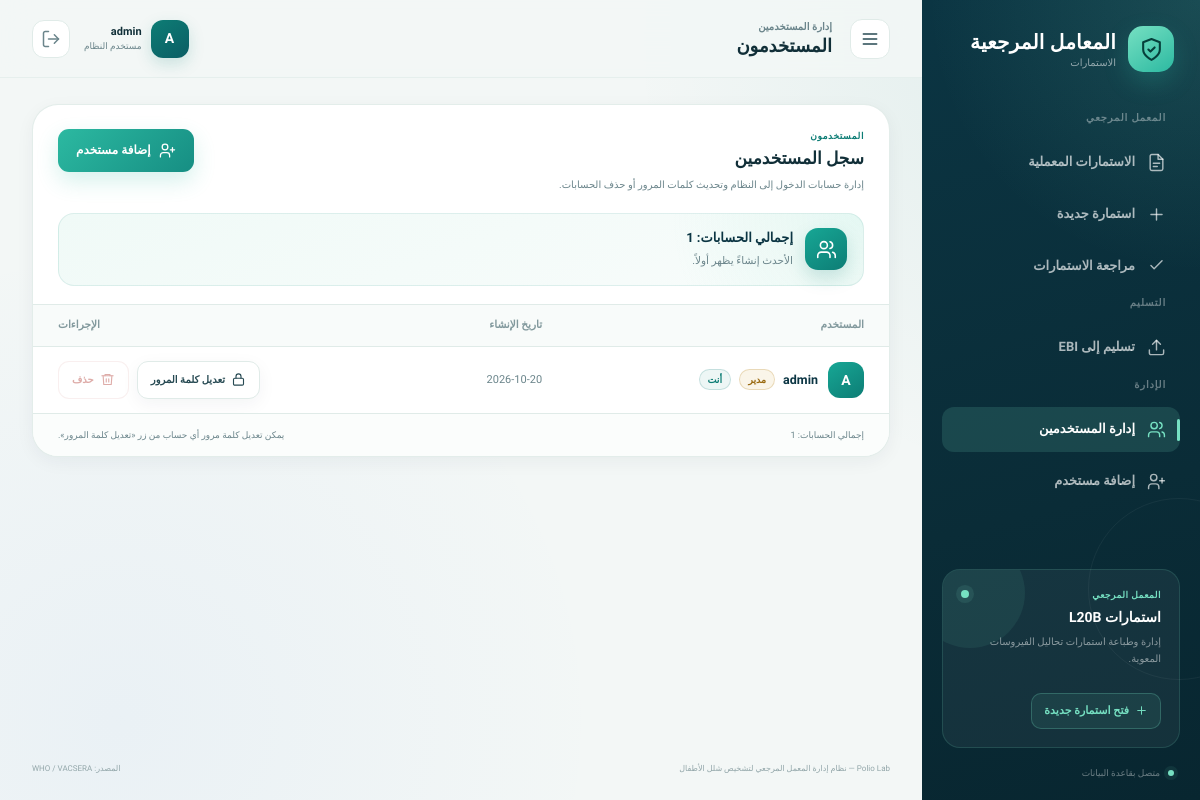
The app's page /users (signed in) with its own data.
### tables this page shows
CREATE TABLE users (
    id INTEGER PRIMARY KEY AUTOINCREMENT,
    username TEXT NOT NULL UNIQUE COLLATE NOCASE,
    password_hash TEXT NOT NULL,
    created_at TEXT NOT NULL DEFAULT CURRENT_TIMESTAMP
, role TEXT NOT NULL DEFAULT 'user');

### app.py (the view)
@bp.get("/users")
@login_required
@admin_required
def users_page():
    current_username = current_session_user()["username"]
    users = [
        dict(row)
        for row in get_db().execute(
            "SELECT id, username, role, created_at FROM users ORDER BY created_at DESC, id DESC"
        ).fetchall()
    ]
    for user in users:
        user["is_current"] = user["username"].casefold() == current_username.casefold()
    return render_template(
        "users.html",
        users=users,
        created=clean_text(request.args.get("created")),
        updated=clean_text(request.args.get("updated")),
        deleted=clean_text(request.args.get("deleted")),
        error=clean_text(request.args.get("error")),
    )

### app.py (called while the page is built)
def get_db():
    if "db" not in g:
        g.db = sqlite3.connect(current_app.config["DATABASE"])
        g.db.row_factory = sqlite3.Row
        g.db.execute("PRAGMA foreign_keys = ON")
    return g.db

def clean_text(value):
    return str(value or "").strip()

def current_session_user():
    if "_current_session_user" in g:
        return g._current_session_user
    username = clean_text(session.get("user"))
    user = None
    if username:
        user = get_db().execute(
            "SELECT id, username, role FROM users WHERE username = ?", (username,)
        ).fetchone()
        if user is None:
            session.pop("user", None)
    g._current_session_user = user
    return user

def login_required(view):
    @wraps(view)
    def wrapped(*args, **kwargs):
        if current_session_user():
            return view(*args, **kwargs)
        if request.path.startswith("/api/"):
            return jsonify({"error": "يجب تسجيل الدخول أولًا"}), 401
        target = request.full_path.rstrip("?")
        return redirect(url_for("main.login_page", next=target))
    return wrapped

def admin_required(view):
    @wraps(view)
    def wrapped(*args, **kwargs):
        user = current_session_user()
        if user is None or user["role"] != "admin":
            abort(403)
        return view(*args, **kwargs)
    return wrapped

def logo_dir():
    path = Path(current_app.config["LOGOS_DIR"])
    path.mkdir(parents=True, exist_ok=True)
    return path

def fixed_image(kind):
    directory = Path(current_app.config["FIXED_IMAGES_DIR"])
    for extension in FIXED_IMAGE_EXTENSIONS:
        candidate = directory / f"{kind}{extension}"
        if candidate.is_file():
            return {
                "url": url_for("main.fixed_file", filename=candidate.name),
                "version": int(candidate.stat().st_mtime),
            }
    return None

def logo_paths():
    try:
        entries = sorted(
            (
                entry
                for entry in logo_dir().iterdir()
                if entry.is_file() and entry.suffix.lower() in LOGO_EXTENSIONS
            ),
            key=lambda entry: entry.name.lower(),
        )
    except OSError:
        entries = []
    right, left = [], []
    for index, entry in enumerate(entries):
        (right if index % 2 == 0 else left).append(entry)
    return right, left

### templates/users.html (shortened to what this page needs)
<!DOCTYPE html>
<html lang="ar" dir="rtl">
<head>
    <link rel="stylesheet" href="{{ url_for('static', filename='css/styles.css') }}">
    <link rel="stylesheet" href="{{ url_for('static', filename='css/users.css') }}">
</head>
<body class="users-page">
    {% set active_nav = 'users' %}
    <div class="app-shell">
        {% include "_sidebar.html" %}
        <div class="app-main">
            <header class="topbar no-print">
                <button class="icon-button menu-button" id="menu-button" type="button" aria-label="فتح القائمة">
                    <svg class="icon"><use href="#icon-menu"></use></svg>
                </button>
                <div class="page-heading">
                    <span>إدارة المستخدمين</span>
                    <h2>المستخدمون</h2>
                </div>
                <div class="topbar-actions">
                    <div class="user-chip">
                        <span class="user-avatar">{{ (current_user[0] if current_user else 'م')|upper }}</span>
                        <span class="user-copy">
                            <strong>{{ current_user or 'معمل شلل الأطفال' }}</strong>
                            <small>مستخدم النظام</small>
                        </span>
                    </div>
                    <form class="logout-form" method="post" action="{{ url_for('main.logout') }}">
                        <button class="icon-button logout-button" type="submit" title="تسجيل الخروج" aria-label="تسجيل الخروج">
                            <svg class="icon"><use href="#icon-log-out"></use></svg>
                        </button>
                    </form>
                </div>
            </header>
            <main class="page-content users-content">
                <section class="panel users-panel">
                    <div class="panel-header">
                        <div>
                            <span class="section-kicker">المستخدمون</span>
                            <h2>سجل المستخدمين</h2>
                            <p>إدارة حسابات الدخول إلى النظام وتحديث كلمات المرور أو حذف الحسابات.</p>
                        </div>
                        <div class="panel-actions">
                            <a class="button button-primary" href="{{ url_for('main.new_user_page') }}">
                                <svg class="icon"><use href="#icon-user-plus"></use></svg>
                                <span>إضافة مستخدم</span>
                            </a>
                        </div>
                    </div>
                    <div class="users-summary">
                        <span class="users-summary-icon"><svg class="icon"><use href="#icon-users"></use></svg></span>
                        <div>
                            <strong>إجمالي الحسابات: {{ users|length }}</strong>
                            <small>الأحدث إنشاءً يظهر أولاً.</small>
                        </div>
                    </div>
                    <div class="table-wrap users-table-wrap">
                        <table class="users-table">
                            <thead>
                                <tr>
                                    <th scope="col">المستخدم</th>
                                    <th scope="col">تاريخ الإنشاء</th>
                                    <th scope="col" class="users-actions-heading">الإجراءات</th>
                                </tr>
                            </thead>
                            <tbody>
                                {% for user in users %}
                                <tr>
                                    <td>
                                        <div class="users-identity">
                                            <span class="users-avatar">{{ user.username[0]|upper }}</span>
                                            <span class="users-identity-copy">
                                                <span class="users-name" dir="auto">{{ user.username }}</span>
                                                <span class="users-role{{ ' is-admin' if user.role == 'admin' }}">{{ 'مدير' if user.role == 'admin' else 'مستخدم' }}</span>
                                                {% if user.is_current %}
                                                <span class="users-badge">أنت</span>
                                                {% endif %}
                                            </span>
                                        </div>
                                    </td>
                                    <td>
                                        <span class="users-date" dir="ltr">{{ user.created_at[:10] }}</span>
                                    </td>
                                    <td>
                                        <div class="users-actions">
                                            <a class="button button-secondary button-compact" href="{{ url_for('main.edit_user_password_page', user_id=user.id) }}">
                                                <svg class="icon"><use href="#icon-lock"></use></svg>
                                                <span>تعديل كلمة المرور</span>
                                            </a>
                                            {% if user.is_current %}
                                            <button class="button button-danger button-compact" type="button" disabled title="لا يمكنك حذف حسابك الحالي">
                                                <svg class="icon"><use href="#icon-trash"></use></svg>
                                                <span>حذف</span>
                                            </button>
                                            {% endif %}
                                        </div>
                                    </td>
                                </tr>
                                {% else %}
                                <tr class="empty-row">
                                    <td colspan="3">لا يوجد مستخدمون مسجلون حتى الآن.</td>
                                </tr>
                                {% endfor %}
                            </tbody>
                        </table>
                    </div>
                    <div class="table-footer users-table-footer">
                        <span>إجمالي الحسابات: {{ users|length }}</span>
                        <span>يمكن تعديل كلمة مرور أي حساب من زر «تعديل كلمة المرور».</span>
                    </div>
                </section>
            </main>
            <footer class="app-footer no-print">
                <span>Polio Lab — نظام إدارة المعمل المرجعي لتشخيص شلل الأطفال</span>
                <span>المصدر: WHO / VACSERA</span>
            </footer>
        </div>
    </div>
</body>
</html>

### static/css/users.css (style rules this page uses)
.users-content { max-width: 1120px; }
.users-panel { overflow: hidden; }
.users-summary { display: flex; align-items: center; gap: 12px; margin: 0 25px 18px; padding: 14px 16px; border: 1px solid rgba(13, 125, 117, 0.1); border-radius: 16px; background: radial-gradient(circle at 100% 0%, rgba(118, 224, 194, 0.14), transparent 12rem), linear-gradient(160deg, #f0faf7 0%, #f8fcfb 100%); }
.users-summary-icon { display: grid; flex: 0 0 auto; place-items: center; width: 42px; height: 42px; border-radius: 13px; background: linear-gradient(145deg, #17a795, #0d7d75); color: #ffffff; box-shadow: 0 8px 18px rgba(13, 125, 117, 0.18); }
.users-summary-icon .icon { width: 21px; height: 21px; }
.users-summary strong { display: block; color: var(--deep); font-size: 13px; font-weight: 800; }
.users-summary small { color: var(--muted); font-size: 10.5px; }
.users-table-wrap { border-top: 1px solid var(--line); }
.users-table { width: 100%; min-width: 720px; border-collapse: collapse; }
.users-table th { padding: 12px 25px; border-bottom: 1px solid var(--line); background: var(--surface-soft); color: #82999d; font-size: 10.5px; font-weight: 700; text-align: start; white-space: nowrap; }
.users-table td { padding: 14px 25px; border-top: 1px solid #edf3f1; color: var(--ink-soft); font-size: 12px; vertical-align: middle; }
.users-table tbody tr { transition: background 0.15s ease; }
.users-actions-heading { text-align: end !important; }
.users-identity { display: flex; align-items: center; gap: 10px; }
.users-avatar { display: grid; flex: 0 0 auto; place-items: center; width: 36px; height: 36px; border-radius: 12px; background: linear-gradient(145deg, #17a795, #0d7d75); color: #ffffff; font-size: 14px; font-weight: 800; text-transform: uppercase; }
.users-identity-copy { display: flex; flex-wrap: wrap; align-items: center; gap: 8px; }
.users-name { color: var(--deep); font-size: 12.5px; font-weight: 700; }
.users-badge { display: inline-flex; align-items: center; padding: 3px 8px; border: 1px solid rgba(13, 125, 117, 0.18); border-radius: 999px; background: rgba(13, 125, 117, 0.07); color: var(--teal); font-size: 9.5px; font-weight: 700; line-height: 1.4; }
.users-role { display: inline-flex; align-items: center; padding: 3px 8px; border: 1px solid rgba(130, 153, 157, 0.18); border-radius: 999px; background: rgba(130, 153, 157, 0.08); color: var(--muted); font-size: 9.5px; font-weight: 700; line-height: 1.4; }
.users-role.is-admin { border-color: rgba(178, 132, 32, 0.24); background: rgba(204, 154, 43, 0.1); color: #9a6a11; }
.users-date { color: var(--muted); font-size: 11px; font-variant-numeric: tabular-nums; }
.users-actions { display: flex; flex-wrap: wrap; align-items: center; justify-content: flex-end; gap: 8px; }
.users-actions .button { gap: 6px; white-space: nowrap; }
.users-actions .icon { width: 15px; height: 15px; }
.button-danger { border: 1px solid rgba(178, 59, 51, 0.18); background: #ffffff; color: #b23b33; box-shadow: none; }
.button-danger:disabled { opacity: 0.42; cursor: not-allowed; }
.users-table-footer { padding: 14px 25px; border-top: 1px solid var(--line); background: #fbfdfc; }

### records on screen
users: username "A", username "admin", role "مدير", created_at "2026-10-20"

### other values on screen
{{ users|length }} "1"
